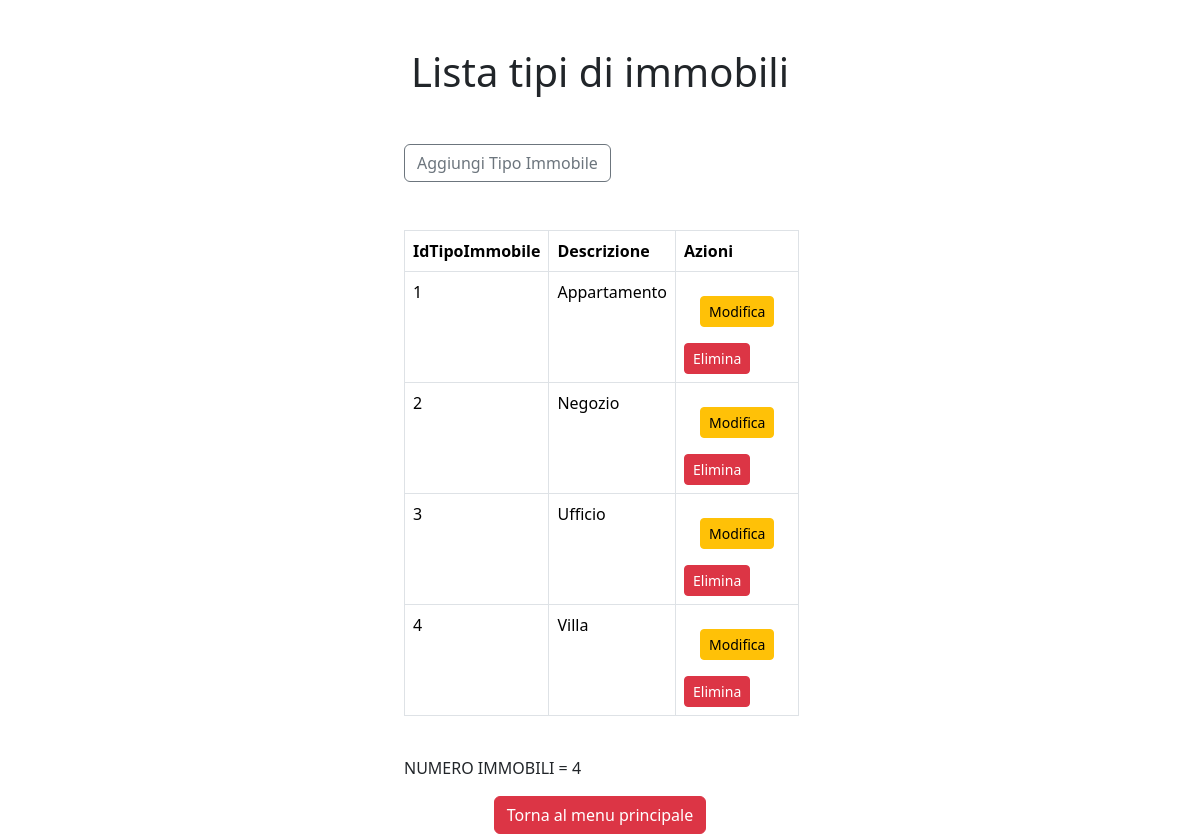
The app's page /view/tipoimmobile/lista_tipoimmobile.php with its own data.
### tables this page shows
CREATE TABLE `tipoimmobile` (
  `IdTipoImmobile` int(4) NOT NULL,
  `descrizione` varchar(30) NOT NULL
);

### View/TipoImmobile/Lista_TipoImmobile.php (the view, shortened to what this page needs)
<?php
	include_once "../../model/database/config.php";
	$query = "SELECT * FROM `tipoimmobile` ORDER BY `tipoimmobile`.`IdTipoImmobile` ASC	";
	$risu = $con->query($query) or die ("Query fallita!");
?>
<!doctype html>
<html lang="it">
  <head>
	    <link rel="stylesheet" href="../../src/css/bootstrap.min.css">
		<link href="../src/icons/bootstrap-icons.css" rel="stylesheet">
  	</head>
	<body >
	<div class="container-fluid">
		<div class="col-12  col-md-7 col-lg-5 col-xl-4 col-xxl-6 mt-5 mx-auto ">
			<h1 class="text-center mb-5"> Lista tipi di immobili </h1>
			<a href="inser_tipoimmobile.html"><button type="button"  class="btn btn-outline-secondary mb-5">Aggiungi Tipo Immobile</button></a>
			<table class="table table-bordered table-hover">
			<thead>
				<tr>
					<th scope="col">IdTipoImmobile </th>
					<th scope="col">Descrizione</th>
					<th scope ="col"> Azioni </th>
				</tr>
			</thead>
			<?php
				if ($risu->num_rows >0){
					while ($riga = $risu -> fetch_assoc()) {
			?>
					<td><?php echo $riga['IdTipoImmobile'];?></td>
					<td><?php echo $riga['descrizione'];?></td>
					<td><a class="btn btn-warning btn-sm m-3 " href="mod_tipoimmobile_form.php?id=<?php echo $riga['IdTipoImmobile'];?>">Modifica</a><a class="btn btn-danger btn-sm " href="../../controller/tipoimmobile/canc_tipoimmobile.php?id=<?php echo $riga	['IdTipoImmobile']; ?>">Elimina</a></td>
					<?php
						}
						}
					?>
						<?php
							echo "
							</table><br/>
							NUMERO IMMOBILI = {$risu->num_rows}"
						?>
			    <form class="form-inline my-2 my-lg-0">
				<div class="text-center">
					<a class="btn btn-danger btn-md mt-3 " href="../../index.php">Torna al menu principale</a>
					</div>
		</div>
					</div>
	</body>
</html>

### records on screen
tipoimmobile: IdTipoImmobile "1", descrizione "Appartamento"
tipoimmobile: IdTipoImmobile "2", descrizione "Negozio"
tipoimmobile: IdTipoImmobile "3", descrizione "Ufficio"
tipoimmobile: IdTipoImmobile "4", descrizione "Villa"

### other values on screen
$risu->num_rows "4"
